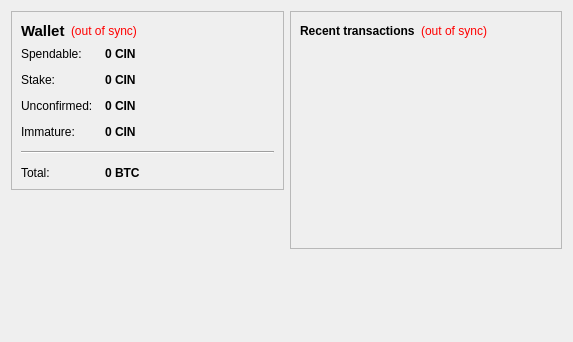
<?xml version="1.0" encoding="UTF-8"?>
<ui version="4.0">
 <class>OverviewPage</class>
 <widget class="QWidget" name="OverviewPage">
  <property name="geometry">
   <rect>
    <x>0</x>
    <y>0</y>
    <width>573</width>
    <height>342</height>
   </rect>
  </property>
  <property name="windowTitle">
   <string>Form</string>
  </property>
  <layout class="QHBoxLayout" name="horizontalLayout" stretch="1,1">
   <item>
    <layout class="QVBoxLayout" name="verticalLayout_2">
     <item>
      <widget class="QFrame" name="frame">
       <property name="frameShape">
        <enum>QFrame::StyledPanel</enum>
       </property>
       <property name="frameShadow">
        <enum>QFrame::Raised</enum>
       </property>
       <layout class="QVBoxLayout" name="verticalLayout_4">
        <item>
         <layout class="QHBoxLayout" name="horizontalLayout_4">
          <item>
           <widget class="QLabel" name="label_5">
            <property name="font">
             <font>
              <pointsize>11</pointsize>
              <weight>75</weight>
              <bold>true</bold>
             </font>
            </property>
            <property name="text">
             <string>Wallet</string>
            </property>
           </widget>
          </item>
          <item>
           <widget class="QLabel" name="labelWalletStatus">
            <property name="toolTip">
             <string>The displayed information may be out of date. Your wallet automatically synchronizes with the Cinema network after a connection is established, but this process has not completed yet.</string>
            </property>
            <property name="styleSheet">
             <string notr="true">QLabel { color: red; }</string>
            </property>
            <property name="text">
             <string notr="true">(out of sync)</string>
            </property>
            <property name="alignment">
             <set>Qt::AlignLeading|Qt::AlignLeft|Qt::AlignVCenter</set>
            </property>
           </widget>
          </item>
          <item>
           <spacer name="horizontalSpacer_2">
            <property name="orientation">
             <enum>Qt::Horizontal</enum>
            </property>
            <property name="sizeHint" stdset="0">
             <size>
              <width>40</width>
              <height>20</height>
             </size>
            </property>
           </spacer>
          </item>
         </layout>
        </item>
        <item>
         <layout class="QFormLayout" name="formLayout_2">
          <property name="fieldGrowthPolicy">
           <enum>QFormLayout::AllNonFixedFieldsGrow</enum>
          </property>
          <property name="horizontalSpacing">
           <number>12</number>
          </property>
          <property name="verticalSpacing">
           <number>12</number>
          </property>
          <item row="0" column="0">
           <widget class="QLabel" name="label">
            <property name="text">
             <string>Spendable:</string>
            </property>
           </widget>
          </item>
          <item row="0" column="1">
           <widget class="QLabel" name="labelBalance">
            <property name="font">
             <font>
              <weight>75</weight>
              <bold>true</bold>
             </font>
            </property>
            <property name="cursor">
             <cursorShape>IBeamCursor</cursorShape>
            </property>
            <property name="toolTip">
             <string>Your current spendable balance</string>
            </property>
            <property name="text">
             <string notr="true">0 CIN</string>
            </property>
            <property name="textInteractionFlags">
             <set>Qt::LinksAccessibleByMouse|Qt::TextSelectableByKeyboard|Qt::TextSelectableByMouse</set>
            </property>
           </widget>
          </item>
          <item row="1" column="0">
           <widget class="QLabel" name="label_6">
            <property name="text">
             <string>Stake:</string>
            </property>
           </widget>
          </item>
          <item row="1" column="1">
           <widget class="QLabel" name="labelStake">
            <property name="font">
             <font>
              <weight>75</weight>
              <bold>true</bold>
             </font>
            </property>
            <property name="cursor">
             <cursorShape>IBeamCursor</cursorShape>
            </property>
            <property name="toolTip">
             <string>Total of coins that was staked, and do not yet count toward the current balance</string>
            </property>
            <property name="text">
             <string notr="true">0 CIN</string>
            </property>
            <property name="textInteractionFlags">
             <set>Qt::LinksAccessibleByMouse|Qt::TextSelectableByKeyboard|Qt::TextSelectableByMouse</set>
            </property>
           </widget>
          </item>
          <item row="2" column="0">
           <widget class="QLabel" name="label_3">
            <property name="text">
             <string>Unconfirmed:</string>
            </property>
           </widget>
          </item>
          <item row="2" column="1">
           <widget class="QLabel" name="labelUnconfirmed">
            <property name="font">
             <font>
              <weight>75</weight>
              <bold>true</bold>
             </font>
            </property>
            <property name="cursor">
             <cursorShape>IBeamCursor</cursorShape>
            </property>
            <property name="toolTip">
             <string>Total of transactions that have yet to be confirmed, and do not yet count toward the current balance</string>
            </property>
            <property name="text">
             <string notr="true">0 CIN</string>
            </property>
            <property name="textInteractionFlags">
             <set>Qt::LinksAccessibleByMouse|Qt::TextSelectableByKeyboard|Qt::TextSelectableByMouse</set>
            </property>
           </widget>
          </item>
          <item row="3" column="0">
           <widget class="QLabel" name="labelImmatureText">
            <property name="text">
             <string>Immature:</string>
            </property>
           </widget>
          </item>
          <item row="3" column="1">
           <widget class="QLabel" name="labelImmature">
            <property name="font">
             <font>
              <weight>75</weight>
              <bold>true</bold>
             </font>
            </property>
            <property name="toolTip">
             <string>Mined balance that has not yet matured</string>
            </property>
            <property name="text">
             <string notr="true">0 CIN</string>
            </property>
            <property name="textInteractionFlags">
             <set>Qt::LinksAccessibleByMouse|Qt::TextSelectableByKeyboard|Qt::TextSelectableByMouse</set>
            </property>
           </widget>
          </item>
          <item row="4" column="0" colspan="2">
           <widget class="Line" name="line">
            <property name="orientation">
             <enum>Qt::Horizontal</enum>
            </property>
           </widget>
          </item>
          <item row="5" column="0">
           <widget class="QLabel" name="labelTotalText">
            <property name="text">
             <string>Total:</string>
            </property>
           </widget>
          </item>
          <item row="5" column="1">
           <widget class="QLabel" name="labelTotal">
            <property name="font">
             <font>
              <weight>75</weight>
              <bold>true</bold>
             </font>
            </property>
            <property name="cursor">
             <cursorShape>IBeamCursor</cursorShape>
            </property>
            <property name="toolTip">
             <string>Your current total balance</string>
            </property>
            <property name="text">
             <string notr="true">0 BTC</string>
            </property>
            <property name="textInteractionFlags">
             <set>Qt::LinksAccessibleByMouse|Qt::TextSelectableByKeyboard|Qt::TextSelectableByMouse</set>
            </property>
           </widget>
          </item>
         </layout>
        </item>
       </layout>
      </widget>
     </item>
     <item>
      <spacer name="verticalSpacer">
       <property name="orientation">
        <enum>Qt::Vertical</enum>
       </property>
       <property name="sizeHint" stdset="0">
        <size>
         <width>20</width>
         <height>40</height>
        </size>
       </property>
      </spacer>
     </item>
    </layout>
   </item>
   <item>
    <layout class="QVBoxLayout" name="verticalLayout_3">
     <item>
      <widget class="QFrame" name="frame_2">
       <property name="frameShape">
        <enum>QFrame::StyledPanel</enum>
       </property>
       <property name="frameShadow">
        <enum>QFrame::Raised</enum>
       </property>
       <layout class="QVBoxLayout" name="verticalLayout">
        <item>
         <layout class="QHBoxLayout" name="horizontalLayout_2">
          <item>
           <widget class="QLabel" name="label_4">
            <property name="text">
             <string>&lt;b&gt;Recent transactions&lt;/b&gt;</string>
            </property>
           </widget>
          </item>
          <item>
           <widget class="QLabel" name="labelTransactionsStatus">
            <property name="toolTip">
             <string>The displayed information may be out of date. Your wallet automatically synchronizes with the Cinema network after a connection is established, but this process has not completed yet.</string>
            </property>
            <property name="styleSheet">
             <string notr="true">QLabel { color: red; }</string>
            </property>
            <property name="text">
             <string notr="true">(out of sync)</string>
            </property>
            <property name="alignment">
             <set>Qt::AlignRight|Qt::AlignTrailing|Qt::AlignVCenter</set>
            </property>
           </widget>
          </item>
          <item>
           <spacer name="horizontalSpacer">
            <property name="orientation">
             <enum>Qt::Horizontal</enum>
            </property>
            <property name="sizeHint" stdset="0">
             <size>
              <width>40</width>
              <height>20</height>
             </size>
            </property>
           </spacer>
          </item>
         </layout>
        </item>
        <item>
         <widget class="QListView" name="listTransactions">
          <property name="styleSheet">
           <string notr="true">QListView { background: transparent; }</string>
          </property>
          <property name="frameShape">
           <enum>QFrame::NoFrame</enum>
          </property>
          <property name="verticalScrollBarPolicy">
           <enum>Qt::ScrollBarAlwaysOff</enum>
          </property>
          <property name="horizontalScrollBarPolicy">
           <enum>Qt::ScrollBarAlwaysOff</enum>
          </property>
          <property name="selectionMode">
           <enum>QAbstractItemView::NoSelection</enum>
          </property>
         </widget>
        </item>
       </layout>
      </widget>
     </item>
     <item>
      <spacer name="verticalSpacer_2">
       <property name="orientation">
        <enum>Qt::Vertical</enum>
       </property>
       <property name="sizeHint" stdset="0">
        <size>
         <width>20</width>
         <height>40</height>
        </size>
       </property>
      </spacer>
     </item>
    </layout>
   </item>
  </layout>
 </widget>
 <resources/>
 <connections/>
</ui>
